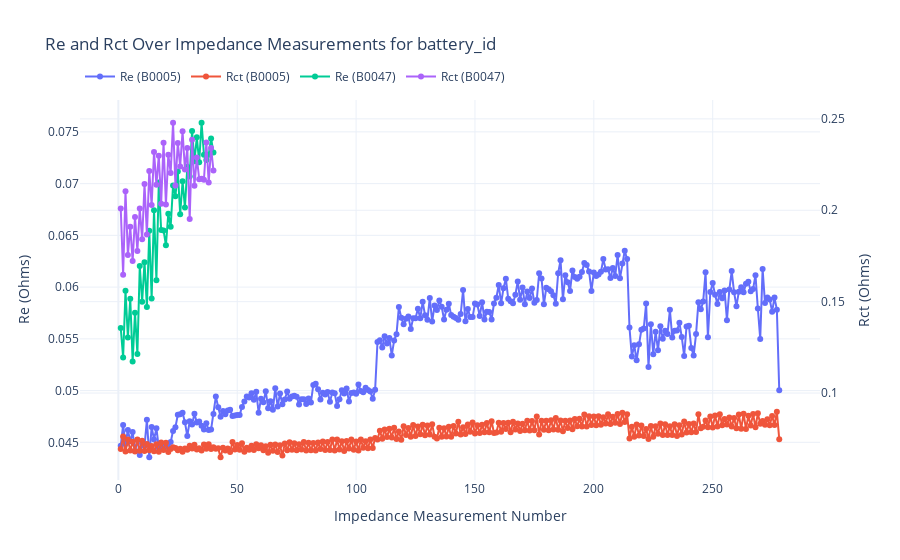
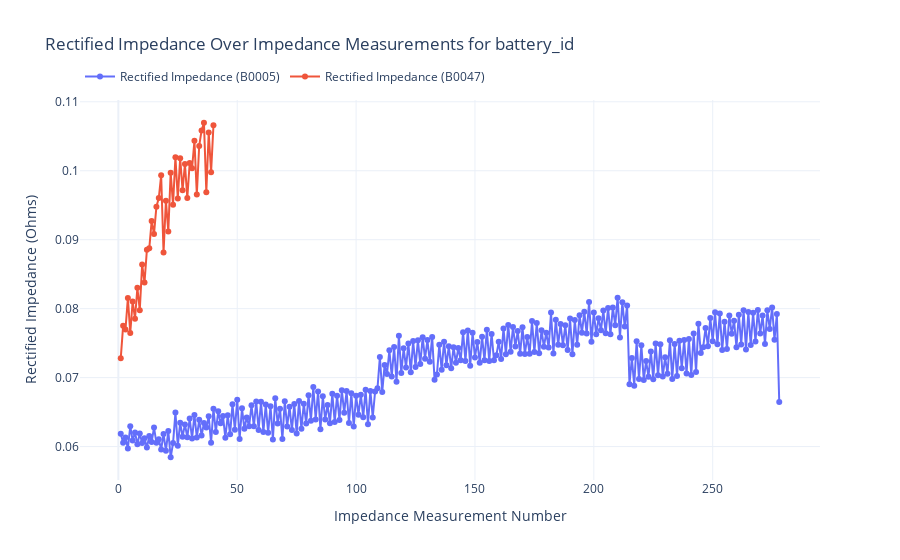
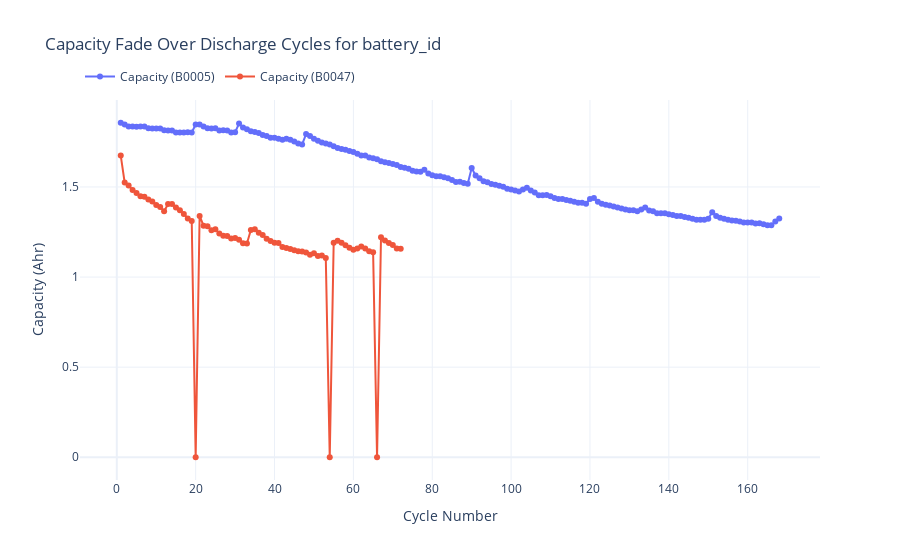

Here is the notebook cell these charts were saved with, in order:
### Markdown cell above
# High-Level Overview of Assignment - Sayan Das

The code performs the following tasks:

1. User Input: Prompts the user to enter a specific battery_id or leave it blank to consider all batteries in the dataset.
2. Data Loading: Reads a metadata.csv file, which serves as a master index linking each operation to a data file and providing derived parameters (Re, Rct, Capacity).
3. Data Parsing and Cleaning: Converts times into a Python datetime format, converts numeric fields to floats, and optionally filters the data by a selected battery.
4. Data Subsetting: Separates the dataset into different operation types (impedance, discharge), assigns cycle numbers to represent the battery’s aging, and extracts impedance measurements (including Rectified_Impedance) from additional CSV files.
5. Filtering Outliers: Applies filtering criteria to remove non-physical or unrealistic values that can distort the plots.
6. Plotting: Uses Plotly to create interactive line plots showing how Re, Rct, and Rectified Impedance evolve over the impedance measurement sequence, and how Capacity fades over discharge cycles.

### Code cell
import pandas as pd
import numpy as np
import plotly.graph_objects as go
import os

# ----------------------------------------
# User Input for battery_id
# ----------------------------------------
battery_input = input("Enter battery IDs separated by commas (e.g., B0047,B0050) or keep blank to select all: ").strip()

# ----------------------------------------
# Step 1: Load and Parse metadata.csv
# ----------------------------------------
metadata = pd.read_csv('cleaned_dataset/metadata.csv')

def parse_matlab_time(str_time):
    str_time = str_time.strip().strip('[]')
    parts = str_time.split()
    # If not exactly 6 parts, return NaT
    if len(parts) != 6:
        return pd.NaT
    arr = [float(x) for x in parts]
    year, month, day, hour, minute, sec = arr
    sec_int = int(sec)
    microseconds = int(round((sec - sec_int) * 1_000_000))
    return pd.Timestamp(year=int(year), month=int(month), day=int(day),
                        hour=int(hour), minute=int(minute), second=sec_int, microsecond=microseconds)

metadata['start_time'] = metadata['start_time'].apply(parse_matlab_time)
metadata = metadata.sort_values('start_time').reset_index(drop=True)

# Convert numerical columns
metadata['Re'] = pd.to_numeric(metadata['Re'], errors='coerce')
metadata['Rct'] = pd.to_numeric(metadata['Rct'], errors='coerce')
metadata['Capacity'] = pd.to_numeric(metadata['Capacity'], errors='coerce')

# ----------------------------------------
# Filter by user-selected battery_ids
# ----------------------------------------
if battery_input:
    # Split the input string into a list of battery IDs
    selected_batteries = [b_id.strip() for b_id in battery_input.split(',')]
    metadata = metadata[metadata['battery_id'].isin(selected_batteries)].copy()
else:
    selected_batteries = metadata['battery_id'].unique()
    battery_input = 'all Batteries'

# If no rows for these battery_ids, print a message and exit
if len(metadata) == 0:
    print(f"No data found for battery IDs {selected_batteries}. Please try other IDs.")
    raise SystemExit

# ----------------------------------------
# Separate operations by type
# ----------------------------------------
impedance_data = metadata[metadata['type'] == 'impedance'].copy()
discharge_data = metadata[metadata['type'] == 'discharge'].copy()

# Assign cycle numbers per battery
# For discharge operations
discharge_data = discharge_data.sort_values(['battery_id', 'start_time']).reset_index(drop=True)
discharge_data['cycle_number'] = discharge_data.groupby('battery_id').cumcount() + 1

# For impedance operations
impedance_data = impedance_data.sort_values(['battery_id', 'start_time']).reset_index(drop=True)
impedance_data['impedance_cycle_number'] = impedance_data.groupby('battery_id').cumcount() + 1

# ----------------------------------------
# Function to safely parse Rectified_Impedance
# ----------------------------------------
def to_complex_or_float(x):
    if pd.isnull(x):
        return np.nan
    if isinstance(x, (float, int)):
        # Already a number, just convert to complex (real only)
        return complex(x)
    if isinstance(x, str):
        x = x.strip().strip('()')
        if not x:
            return np.nan
        try:
            return complex(x)
        except ValueError:
            # If it's not a valid complex string, just return NaN
            return np.nan
    return np.nan

# ----------------------------------------
# Extract Rectified_Impedance from data files
# ----------------------------------------
def get_rectified_impedance(file_path):
    if not os.path.exists(file_path):
        # File doesn't exist
        return np.nan
    try:
        df = pd.read_csv(file_path)
        if 'Rectified_Impedance' in df.columns:
            df['Rectified_Impedance'] = df['Rectified_Impedance'].apply(to_complex_or_float)
            # Take the real part if complex, or value if float
            real_values = df['Rectified_Impedance'].apply(lambda c: c.real if isinstance(c, complex) else c)
            # Example: take median to represent the measurement
            return real_values.median()
        else:
            # Column not found, return NaN
            return np.nan
    except Exception as e:
        print(f"Error reading {file_path}: {e}")
        return np.nan

data_base_path = 'cleaned_dataset/data/'
rectified_values = []
for idx, row in impedance_data.iterrows():
    fname = row['filename']
    file_path = os.path.join(data_base_path, fname)
    rect_val = get_rectified_impedance(file_path)
    rectified_values.append(rect_val)

impedance_data['Rectified_Impedance'] = rectified_values

# ----------------------------------------
# Filtering Data
# Remove entries with NaNs and outliers
impedance_data_clean = impedance_data.dropna(subset=['Re','Rct','Rectified_Impedance'])

# Apply filtering thresholds based on realistic ranges
impedance_data_clean = impedance_data_clean[
    (impedance_data_clean['Re'] > 0) & (impedance_data_clean['Re'] < 1) &
    (impedance_data_clean['Rct'] > 0) & (impedance_data_clean['Rct'] < 1) &
    (impedance_data_clean['Rectified_Impedance'] > 0) & (impedance_data_clean['Rectified_Impedance'] < 1)
]

print("\nOriginal impedance_data length:", len(impedance_data))
print("Filtered impedance_data length:", len(impedance_data_clean))

# Update references for plotting
impedance_data = impedance_data_clean

# If no data after cleaning:
if len(impedance_data) == 0:
    print("No impedance data after filtering. Adjust your filters or check the data.")
    # We can proceed but the plots will be empty.

# ----------------------------------------
# Plotting with Plotly
# ----------------------------------------
import plotly.express as px

# Get list of battery_ids in the data
battery_ids = impedance_data['battery_id'].unique()

# Plot Re and Rct together with dual y-axes
fig_combined = go.Figure()

# Loop over each battery to add traces for Re and Rct
for b_id in battery_ids:
    battery_data = impedance_data[impedance_data['battery_id'] == b_id]
    
    # Re trace
    fig_combined.add_trace(go.Scatter(
        x=battery_data['impedance_cycle_number'],
        y=battery_data['Re'],
        mode='lines+markers',
        name=f'Re ({b_id})',
        yaxis='y1'
    ))
    
    # Rct trace
    fig_combined.add_trace(go.Scatter(
        x=battery_data['impedance_cycle_number'],
        y=battery_data['Rct'],
        mode='lines+markers',
        name=f'Rct ({b_id})',
        yaxis='y2'
    ))

# Update layout with dual y-axes
fig_combined.update_layout(
    title=f'Re and Rct Over Impedance Measurements for {'battery_id'}',
    xaxis_title='Impedance Measurement Number',
    yaxis=dict(
        title='Re (Ohms)',
        side='left'
    ),
    yaxis2=dict(
        title='Rct (Ohms)',
        overlaying='y',
        side='right'
    ),
    legend=dict(x=0, y=1.1, orientation='h'),
    template='plotly_white'
)

fig_combined.show()

# Plot Rectified Impedance for each battery
fig_rect = go.Figure()
for b_id in battery_ids:
    battery_data = impedance_data[impedance_data['battery_id'] == b_id]
    fig_rect.add_trace(go.Scatter(
        x=battery_data['impedance_cycle_number'],
        y=battery_data['Rectified_Impedance'],
        mode='lines+markers',
        name=f'Rectified Impedance ({b_id})'
    ))

fig_rect.update_layout(
    title=f'Rectified Impedance Over Impedance Measurements for {'battery_id'}',
    xaxis_title='Impedance Measurement Number',
    yaxis_title='Rectified Impedance (Ohms)',
    legend=dict(x=0, y=1.1, orientation='h'),
    template='plotly_white'
)
fig_rect.show()

# Plot Capacity over cycles for each battery
battery_ids_discharge = discharge_data['battery_id'].unique()

fig2 = go.Figure()
for b_id in battery_ids_discharge:
    battery_data = discharge_data[discharge_data['battery_id'] == b_id]
    fig2.add_trace(go.Scatter(
        x=battery_data['cycle_number'],
        y=battery_data['Capacity'],
        mode='lines+markers',
        name=f'Capacity ({b_id})'
    ))

fig2.update_layout(
    title=f'Capacity Fade Over Discharge Cycles for {'battery_id'}',
    xaxis_title='Cycle Number',
    yaxis_title='Capacity (Ahr)',
    legend=dict(x=0, y=1.1, orientation='h'),
    template='plotly_white'
)
fig2.show()

print("\nPlots generated successfully.")

### Figure 1 — Plotly figure (JSON) as saved in the notebook; plotly's stock layout.template omitted (floating-point values rounded to 4 significant figures; data arrays with more than 128 entries replaced by an {"elided": "..."} marker saying what was removed)
{"data": [{"mode": "lines+markers", "name": "Re (B0005)", "type": "scatter", "x": {"elided": "278 int values"}, "y": {"elided": "278 float values"}, "yaxis": "y"}, {"mode": "lines+markers", "name": "Rct (B0005)", "type": "scatter", "x": {"elided": "278 int values"}, "y": {"elided": "278 float values"}, "yaxis": "y2"}, {"mode": "lines+markers", "name": "Re (B0047)", "type": "scatter", "x": [1, 2, 3, 4, 5, 6, 7, 8, 9, 10, 11, 12, 13, 14, 15, 16, 17, 18, 19, 20, 21, 22, 23, 24, 25, 26, 27, 28, 29, 30, 31, 32, 33, 34, 35, 36, 37, 38, 39, 40], "y": [0.05606, 0.05319, 0.05964, 0.05513, 0.05888, 0.05281, 0.05752, 0.05353, 0.06203, 0.05858, 0.06241, 0.05809, 0.06545, 0.05889, 0.06744, 0.06066, 0.0701, 0.06551, 0.06548, 0.06405, 0.0671, 0.06583, 0.06982, 0.06879, 0.07117, 0.06704, 0.07023, 0.06769, 0.07162, 0.07068, 0.0751, 0.07216, 0.07447, 0.07207, 0.07588, 0.0728, 0.07228, 0.07278, 0.07436, 0.073], "yaxis": "y"}, {"mode": "lines+markers", "name": "Rct (B0047)", "type": "scatter", "x": [1, 2, 3, 4, 5, 6, 7, 8, 9, 10, 11, 12, 13, 14, 15, 16, 17, 18, 19, 20, 21, 22, 23, 24, 25, 26, 27, 28, 29, 30, 31, 32, 33, 34, 35, 36, 37, 38, 39, 40], "y": [0.201, 0.1647, 0.2104, 0.1755, 0.191, 0.1723, 0.1964, 0.1777, 0.2009, 0.1842, 0.2144, 0.1867, 0.2215, 0.2028, 0.2318, 0.214, 0.2299, 0.2036, 0.2369, 0.2031, 0.2304, 0.2204, 0.2479, 0.2136, 0.2369, 0.2239, 0.2432, 0.2223, 0.234, 0.1953, 0.2386, 0.2135, 0.2288, 0.217, 0.2172, 0.2167, 0.2371, 0.2152, 0.2341, 0.2217], "yaxis": "y2"}], "layout": {"legend": {"orientation": "h", "x": 0, "y": 1.1}, "title": {"text": "Re and Rct Over Impedance Measurements for battery_id"}, "xaxis": {"title": {"text": "Impedance Measurement Number"}}, "yaxis": {"side": "left", "title": {"text": "Re (Ohms)"}}, "yaxis2": {"overlaying": "y", "side": "right", "title": {"text": "Rct (Ohms)"}}}}

### Figure 2 — Plotly figure (JSON) as saved in the notebook; plotly's stock layout.template omitted (floating-point values rounded to 4 significant figures; data arrays with more than 128 entries replaced by an {"elided": "..."} marker saying what was removed)
{"data": [{"mode": "lines+markers", "name": "Rectified Impedance (B0005)", "type": "scatter", "x": {"elided": "278 int values"}, "y": {"elided": "278 float values"}}, {"mode": "lines+markers", "name": "Rectified Impedance (B0047)", "type": "scatter", "x": [1, 2, 3, 4, 5, 6, 7, 8, 9, 10, 11, 12, 13, 14, 15, 16, 17, 18, 19, 20, 21, 22, 23, 24, 25, 26, 27, 28, 29, 30, 31, 32, 33, 34, 35, 36, 37, 38, 39, 40], "y": [0.07279, 0.07752, 0.07698, 0.08154, 0.07647, 0.08104, 0.07855, 0.08303, 0.07976, 0.08641, 0.08379, 0.08854, 0.08875, 0.09271, 0.09083, 0.09479, 0.09604, 0.09933, 0.08812, 0.09565, 0.09119, 0.09972, 0.09506, 0.102, 0.09596, 0.1018, 0.09718, 0.101, 0.09605, 0.1011, 0.1004, 0.1043, 0.09657, 0.1036, 0.1058, 0.107, 0.09688, 0.1055, 0.09979, 0.1066]}], "layout": {"legend": {"orientation": "h", "x": 0, "y": 1.1}, "title": {"text": "Rectified Impedance Over Impedance Measurements for battery_id"}, "xaxis": {"title": {"text": "Impedance Measurement Number"}}, "yaxis": {"title": {"text": "Rectified Impedance (Ohms)"}}}}

### Figure 3 — Plotly figure (JSON) as saved in the notebook; plotly's stock layout.template omitted (floating-point values rounded to 4 significant figures; data arrays with more than 128 entries replaced by an {"elided": "..."} marker saying what was removed)
{"data": [{"mode": "lines+markers", "name": "Capacity (B0005)", "type": "scatter", "x": {"elided": "168 int values"}, "y": {"elided": "168 float values"}}, {"mode": "lines+markers", "name": "Capacity (B0047)", "type": "scatter", "x": [1, 2, 3, 4, 5, 6, 7, 8, 9, 10, 11, 12, 13, 14, 15, 16, 17, 18, 19, 20, 21, 22, 23, 24, 25, 26, 27, 28, 29, 30, 31, 32, 33, 34, 35, 36, 37, 38, 39, 40, 41, 42, 43, 44, 45, 46, 47, 48, 49, 50, 51, 52, 53, 54, 55, 56, 57, 58, 59, 60, 61, 62, 63, 64, 65, 66, 67, 68, 69, 70, 71, 72], "y": [1.674, 1.524, 1.508, 1.484, 1.467, 1.449, 1.446, 1.431, 1.419, 1.4, 1.389, 1.365, 1.406, 1.406, 1.387, 1.371, 1.35, 1.325, 1.311, 0, 1.339, 1.285, 1.282, 1.26, 1.266, 1.241, 1.23, 1.228, 1.214, 1.217, 1.207, 1.188, 1.186, 1.261, 1.265, 1.247, 1.233, 1.213, 1.2, 1.19, 1.189, 1.167, 1.162, 1.156, 1.149, 1.144, 1.142, 1.136, 1.124, 1.132, 1.117, 1.12, 1.106, 0, 1.191, 1.201, 1.191, 1.176, 1.163, 1.152, 1.158, 1.169, 1.159, 1.144, 1.138, 0, 1.221, 1.203, 1.19, 1.177, 1.158, 1.157]}], "layout": {"legend": {"orientation": "h", "x": 0, "y": 1.1}, "title": {"text": "Capacity Fade Over Discharge Cycles for battery_id"}, "xaxis": {"title": {"text": "Cycle Number"}}, "yaxis": {"title": {"text": "Capacity (Ahr)"}}}}
